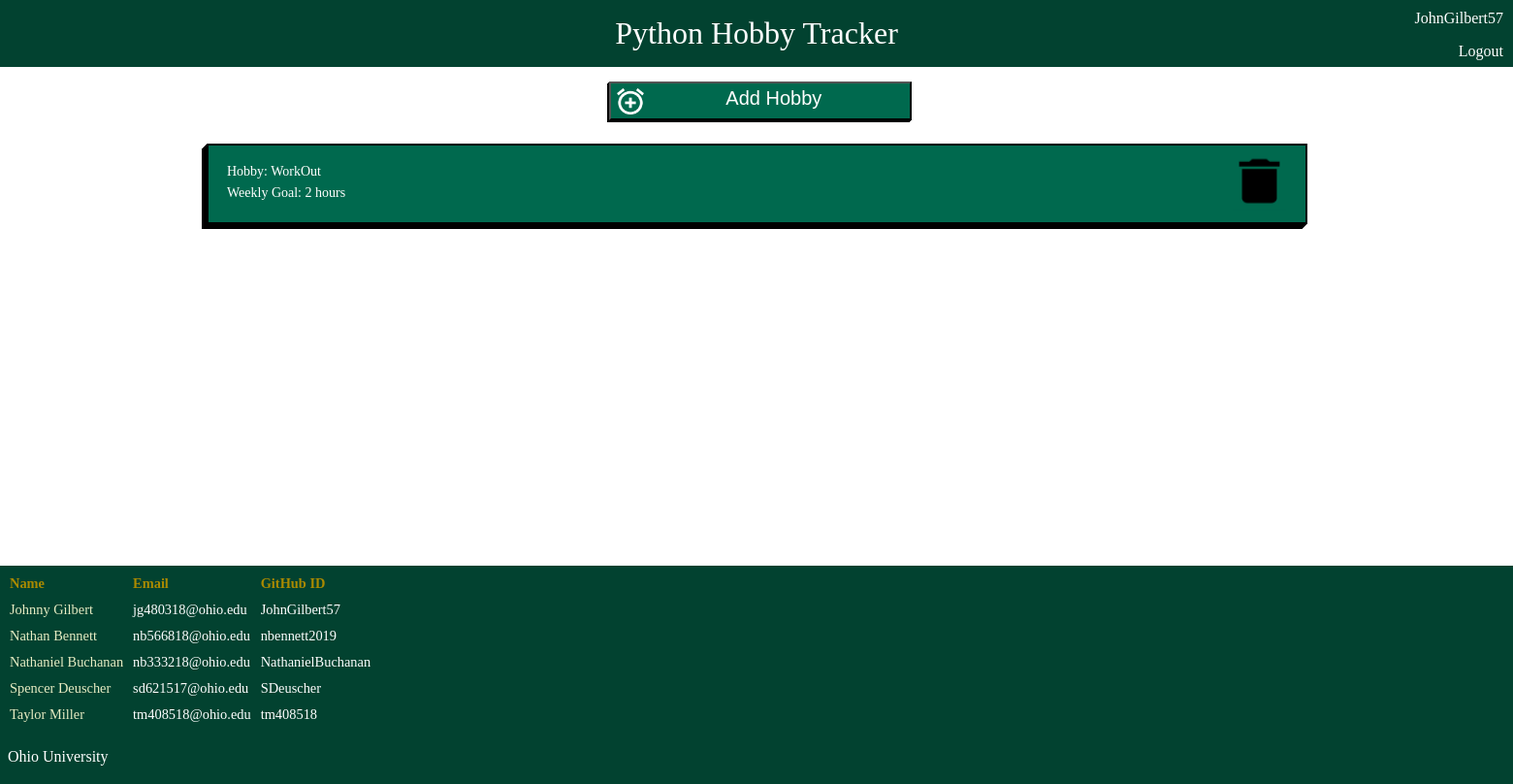
/userhobbies/ (signed in), run on an earlier commit of the app's database.
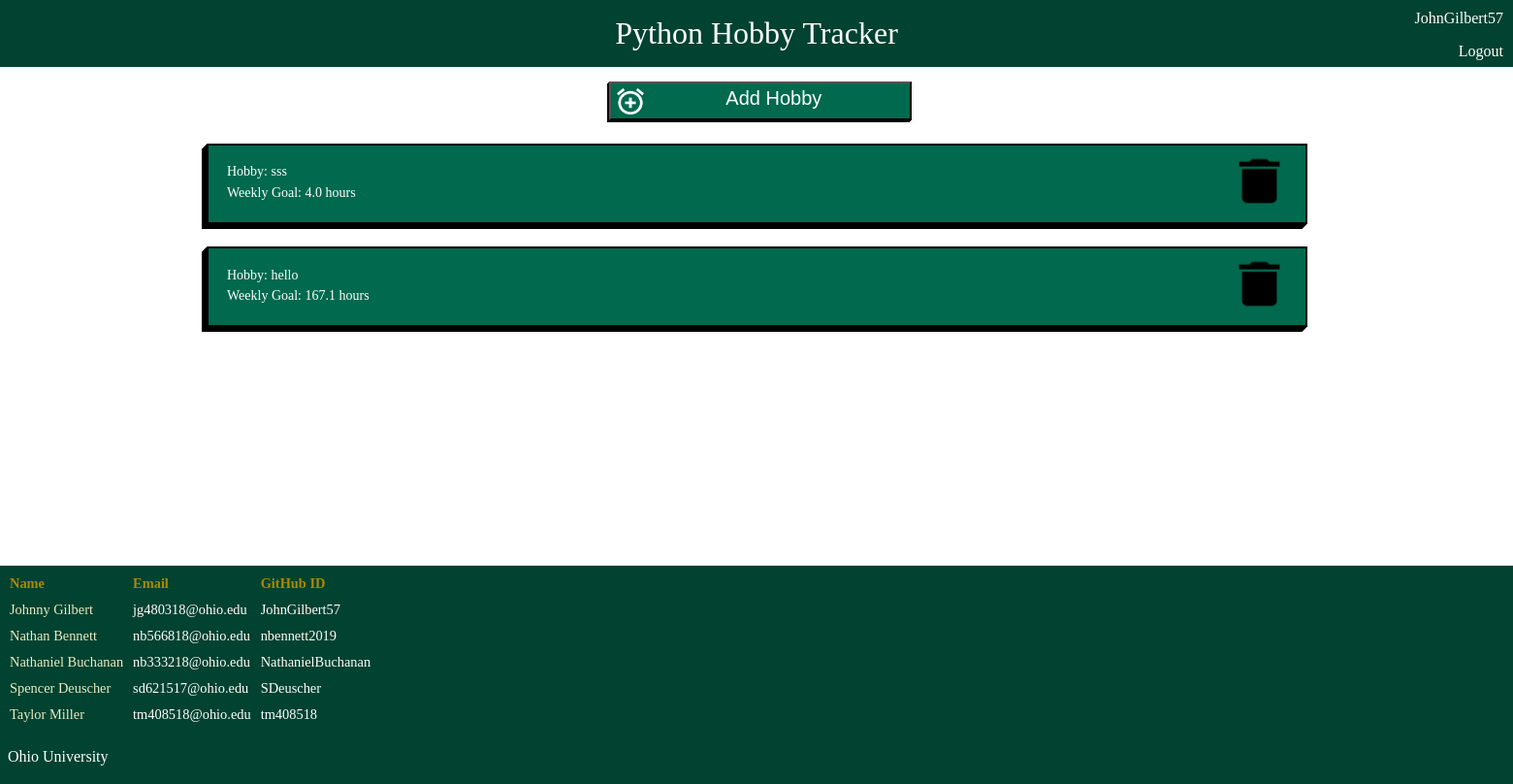
And on a later commit of the database.
### myapp/models.py (models this page shows, shortened)
class Hobby(models.Model):
    hobbyUser = models.ForeignKey(User, on_delete=models.CASCADE)
    spriteId = models.ForeignKey(Sprite, on_delete=models.CASCADE, help_text = None) #CHECK THIS
    name = models.CharField(max_length=300, help_text = None)
    timeLimit = models.FloatField(validators = [MinValueValidator(0), MaxValueValidator(168.0)], help_text = None)

### myapp/views.py (the view)
# urls.py: path('userhobbies/', views.hobbiespage),
def hobbiespage(response):
    if response.method == "POST":
        form = NewHobbyForm(response.POST)
        if(form.is_valid()):
            obj = form.save(commit=False)
            obj.hobbyUser = User.objects.get(pk=response.user.id)
            obj.save()
            return redirect("/userhobbies")
    else:
        form = NewHobbyForm()
    if response.user.is_anonymous:
        return redirect('/login')
    if response.method == "POST" and 'delete' in response.POST:
        delete_key = response.POST.get('delete')
        if Hobby.objects.filter(pk=delete_key).count() > 0:
            target = Hobby.objects.get(pk=delete_key)
            target.delete()
    userHobbies = Hobby.objects.filter(hobbyUser=response.user)
    context = {
        'userHobbies': list(userHobbies),
        'form': form
    }
    return render(response, './myhobby/userhobbies.html', context)

### myapp/models.py (called while the page is built)
    def __str__(self):
        return self.spriteName

### myapp/templates/myhobby/userhobbies.html (shortened to what this page needs)
{% load static %}
<!DOCTYPE >
<html>
    <head>
        <link rel = "stylesheet" type = "text/css" href="{% static 'myapp/css/userhobbies.css' %}">
    </head>
    <body>
        <div id = header>
            <p>Python Hobby Tracker</p>
        </div>
        <div id = credentials>
            <p>{{user.username}}</p>
            <a href = "{% url 'logout' %}">Logout</a>
        </div>
        <div id = container>
            <div id = addhobby>
                <button data-modal-target = "#modal" type = 'submit' id = "Create"><img src = "{% static 'myapp/img/add.png' %}"/><p>Add Hobby</p></button>
            </div>
            {% for hobby in userHobbies %}
            <div id = hobbyinfo>
                <a href="/hobbyview?hobbyid={{ hobby.id }}">
                    <p style = "padding-bottom: 0.5%;">Hobby: {{ hobby.name }}</p>
                    <p>Weekly Goal: {{ hobby.timeLimit}} hours</p>
                </a>
                <form method="POST">
                    <button type='submit' name="delete" value='{{hobby.id}}'><img src ="{% static 'myapp/img/Vector.png' %}" alt = "Trash Can"/></button>
                </form>
            </div>
        {% endfor %}
        </div>
        <div id = footer>
                <table>
                    <tr>
                        <th>Name</th>
                        <th>Email</th>
                        <th>GitHub ID</th>
                    </tr>
                    <tr>
                        <td>Johnny Gilbert</td>
                        <td><a href="mailto: jg480318@ohio.edu">jg480318@ohio.edu</a></td>
                        <td><a href=https://github.com/JohnGilbert57>JohnGilbert57</a></td>
                    </tr>
                    <tr>
                        <td>Nathan Bennett</td>
                        <td><a href="mailto: nb566818@ohio.edu">nb566818@ohio.edu</a></td>
                        <td><a href=https://github.com/nbennett2019>nbennett2019</a></td>
                    </tr>
                    <tr>
                        <td>Nathaniel Buchanan</td>
                        <td><a href="mailto: nb333218@ohio.edu">nb333218@ohio.edu</a></td>
                        <td><a href=https://github.com/NathanielBuchanan>NathanielBuchanan</a></td></td>
                    </tr>
                    <tr>
                        <td>Spencer Deuscher</td>
                        <td><a href="mailto: sd621517@ohio.edu">sd621517@ohio.edu</a></td>
                        <td><a href=https://github.com/SDeuscher>SDeuscher</a></td></td>
                    </tr>
                    <tr>
                        <td>Taylor Miller</td>
                        <td><a href="mailto: tm408518@ohio.edu">tm408518@ohio.edu</a></td>
                        <td><a href=https://github.com/tm408518>tm408518</a></td>
                    </tr>
                </table>
                <p><a href=https://www.ohio.edu>&nbsp&nbspOhio University<a></p>
            </div>
    </body>
</html>

What changed in the data, as far as the page shows it:
removed Hobby: name "WorkOut", timeLimit "2", {{ hobby.id }} 11 (drawn)
added Hobby: name "sss", timeLimit "4.0", {{ hobby.id }} 61 (drawn)
added Hobby: name "hello", timeLimit "167.1", {{ hobby.id }} 62 (drawn)
